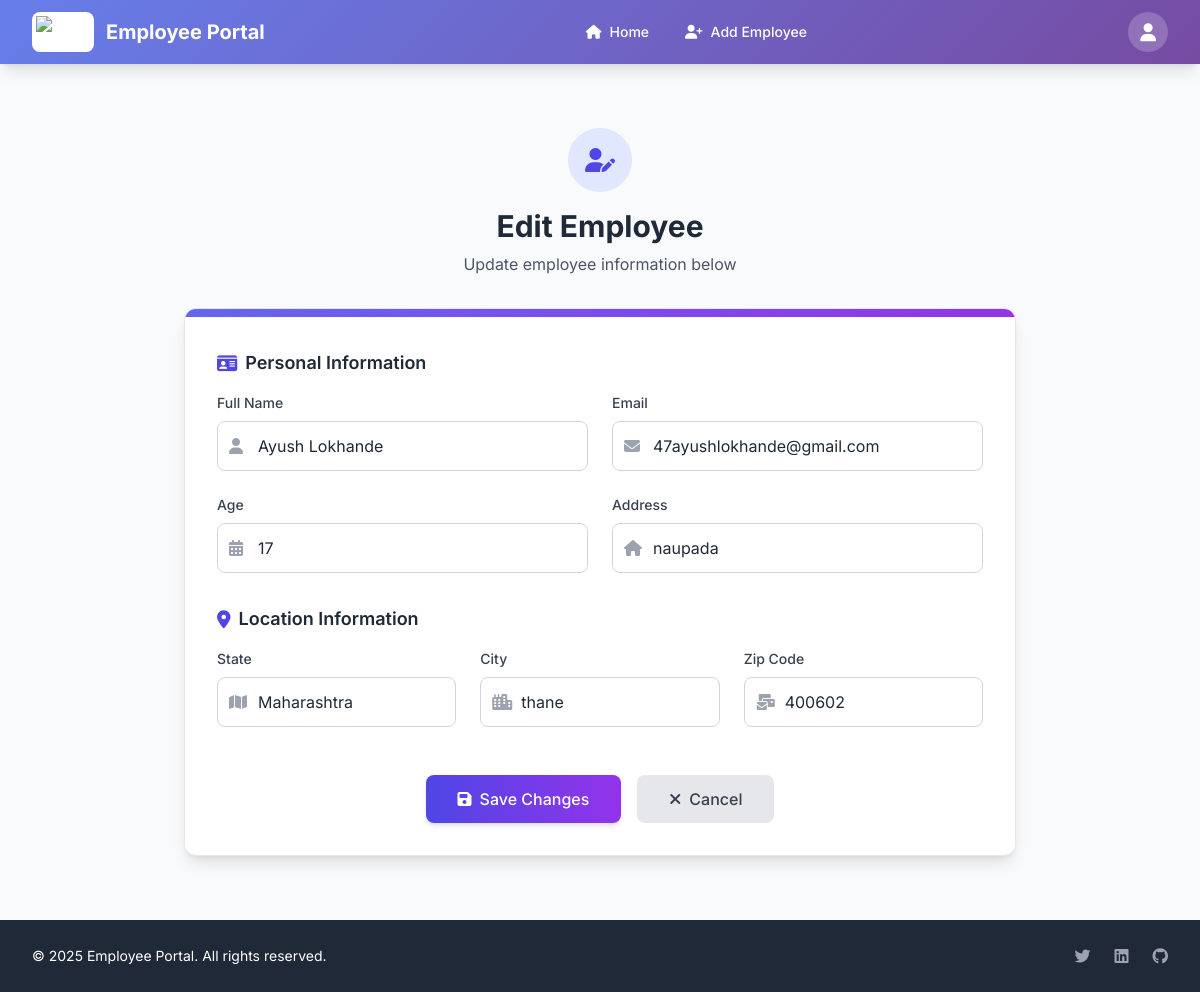
Page /edit/16/ (signed in) on the committed database.
### Home/models.py (models this page shows, shortened)
class Details(models.Model):
    name = models.CharField(max_length=100)
    email = models.EmailField()
    age = models.IntegerField()
    address = models.TextField(max_length=255)
    city = models.CharField(max_length=100)
    state = models.CharField(max_length=100)
    pincode = models.CharField(max_length=6)
    in_time = models.TimeField(default=time(9, 0), null=True, blank=True)
    out_time = models.TimeField(default=time(17, 0), null=True, blank=True)
    weekly_off = models.CharField(default="Saturday,Sunday", max_length=100, null=True, blank=True)

### Home/views.py (the view)
# urls.py: path('edit/<int:id>/', views.edit_employee, name='edit'),
@login_required
@hr_only
def edit_employee(request, id):
    employee = get_object_or_404(Details, id=id)
    if request.method == 'POST':
        form = DetailsForm(request.POST, instance=employee)
        if form.is_valid():
            form.save()
            messages.success(request, "Employee updated successfully!")
            return redirect('home')
    else:
        form = DetailsForm(instance=employee)
    return render(request, 'edit.html', {'form': form})

### Home/forms.py
class DetailsForm(forms.ModelForm):
    class Meta:
        model = Details
        fields = ['name', 'email', 'age', 'address', 'city', 'state', 'pincode']

### Myproject/templates/edit.html (shortened to what this page needs)
{% extends "menu.html" %}
{% block content %}
{% if request.user.profile.role == "HR" %}
<div class="max-w-4xl mx-auto p-6 md:p-8">
  <div class="mb-8 text-center">
    <div class="inline-flex items-center justify-center w-16 h-16 rounded-full bg-indigo-100 mb-4">
      <i class="fas fa-user-edit text-indigo-600 text-2xl"></i>
    </div>
    <h2 class="text-3xl font-bold text-gray-800 mb-2">Edit Employee</h2>
    <p class="text-gray-600">Update employee information below</p>
  </div>
  <div class="bg-white rounded-xl shadow-lg overflow-hidden border border-gray-200">
    <div class="p-1 bg-gradient-to-r from-indigo-500 to-purple-600"></div>
    <form method="POST" class="p-6 md:p-8">
      <div class="mb-8">
        <h3 class="text-lg font-semibold text-gray-800 mb-4 flex items-center">
          <i class="fas fa-id-card mr-2 text-indigo-600"></i>
          Personal Information
        </h3>
        <div class="grid grid-cols-1 md:grid-cols-2 gap-6">
          <div>
            <label for="id_name" class="block text-sm font-medium mb-2 text-gray-700">
              Full Name
            </label>
            <div class="relative">
              <div class="absolute inset-y-0 left-0 pl-3 flex items-center pointer-events-none">
              </div>
              <input type="text" name="name" value="{{ form.name.value }}" id="id_name" required
                     placeholder="Your full name"
                     class="w-full pl-10 pr-4 py-3 border border-gray-300 rounded-lg focus:ring-2 focus:ring-indigo-500 focus:border-indigo-500 transition"
                     autocomplete="name" />
            </div>
          </div>
          <div>
            <label for="id_email" class="block text-sm font-medium mb-2 text-gray-700">
              Email
            </label>
            <div class="relative">
              <div class="absolute inset-y-0 left-0 pl-3 flex items-center pointer-events-none">
              </div>
              <input type="email" name="email" value="{{ form.email.value }}" id="id_email" required
                     placeholder="you@example.com"
                     class="w-full pl-10 pr-4 py-3 border border-gray-300 rounded-lg focus:ring-2 focus:ring-indigo-500 focus:border-indigo-500 transition"
                     autocomplete="email" />
            </div>
          </div>
          <div>
            <label for="id_age" class="block text-sm font-medium mb-2 text-gray-700">
              Age
            </label>
            <div class="relative">
              <div class="absolute inset-y-0 left-0 pl-3 flex items-center pointer-events-none">
              </div>
              <input type="number" name="age" value="{{ form.age.value }}" id="id_age" required min="0"
                     placeholder="Enter your age"
                     class="w-full pl-10 pr-4 py-3 border border-gray-300 rounded-lg focus:ring-2 focus:ring-indigo-500 focus:border-indigo-500 transition" />
            </div>
          </div>
          <div>
            <label for="id_address" class="block text-sm font-medium mb-2 text-gray-700">
              Address
            </label>
            <div class="relative">
              <div class="absolute inset-y-0 left-0 pl-3 flex items-center pointer-events-none">
              </div>
              <input type="text" name="address" value="{{ form.address.value }}" id="id_address" required
                     placeholder="Flat no., street, area"
                     class="w-full pl-10 pr-4 py-3 border border-gray-300 rounded-lg focus:ring-2 focus:ring-indigo-500 focus:border-indigo-500 transition"
                     autocomplete="street-address" />
            </div>
          </div>
        </div>
      </div>
      <div class="mb-8">
        <h3 class="text-lg font-semibold text-gray-800 mb-4 flex items-center">
          <i class="fas fa-map-marker-alt mr-2 text-indigo-600"></i>
          Location Information
        </h3>
        <div class="grid grid-cols-1 md:grid-cols-3 gap-6">
          <div>
            <label for="id_state" class="block text-sm font-medium mb-2 text-gray-700">
              State
            </label>
            <div class="relative">
              <div class="absolute inset-y-0 left-0 pl-3 flex items-center pointer-events-none">
              </div>
              <input type="text" name="state" value="{{ form.state.value }}" id="id_state" required
                     placeholder="State"
                     class="w-full pl-10 pr-4 py-3 border border-gray-300 rounded-lg focus:ring-2 focus:ring-indigo-500 focus:border-indigo-500 transition"
                     autocomplete="address-level1" />
            </div>
          </div>
          <div>
            <label for="id_city" class="block text-sm font-medium mb-2 text-gray-700">
              City
            </label>
            <div class="relative">
              <div class="absolute inset-y-0 left-0 pl-3 flex items-center pointer-events-none">
              </div>
              <input type="text" name="city" value="{{ form.city.value }}" id="id_city" required
                     placeholder="City"
                     class="w-full pl-10 pr-4 py-3 border border-gray-300 rounded-lg focus:ring-2 focus:ring-indigo-500 focus:border-indigo-500 transition"
                     autocomplete="address-level2" />
            </div>
          </div>
          <div>
            <label for="id_pincode" class="block text-sm font-medium mb-2 text-gray-700">
              Zip Code
            </label>
            <div class="relative">
              <div class="absolute inset-y-0 left-0 pl-3 flex items-center pointer-events-none">
              </div>
              <input type="text" name="pincode" value="{{ form.pincode.value }}" id="id_pincode" required
                     placeholder="Zip Code"
                     class="w-full pl-10 pr-4 py-3 border border-gray-300 rounded-lg focus:ring-2 focus:ring-indigo-500 focus:border-indigo-500 transition"
                     autocomplete="postal-code" />
            </div>
          </div>
        </div>
      </div>
      <div class="flex flex-col sm:flex-row justify-center gap-4 pt-4">
        <button type="submit"
                class="px-8 py-3 bg-gradient-to-r from-indigo-600 to-purple-600 text-white font-medium rounded-lg hover:from-indigo-700 hover:to-purple-700 transition-all duration-300 shadow-md hover:shadow-lg flex items-center justify-center">
          <i class="fas fa-save mr-2"></i>
          Save Changes
        </button>
        <a href="{% url 'home' %}"
           class="px-8 py-3 bg-gray-200 text-gray-700 font-medium rounded-lg hover:bg-gray-300 transition-all duration-300 flex items-center justify-center">
          <i class="fas fa-times mr-2"></i>
          Cancel
        </a>
      </div>
    </form>
  </div>
</div>
{% endif %}
{% endblock %}

### Myproject/templates/menu.html (style rules this page uses)
body { font-family: 'Inter', sans-serif; }

### rows in the picture
Details: name "Ayush Lokhande", email "47ayushlokhande@gmail.com", address "naupada", state "Maharashtra", city "thane", pincode "400602"
